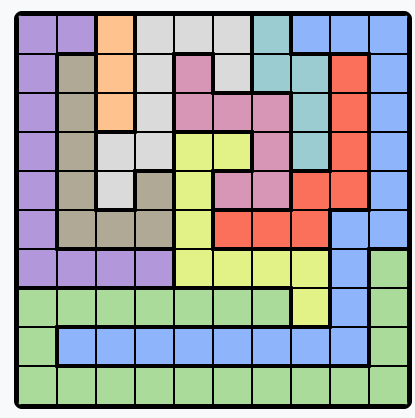
#> input picture queens/queens_2.png, 415 x 418 px
$ python queens_solver.py queens_2.png
#> lines starting #> are read from the running program, lines starting #| are printed output that depends on the picture; after the words box and inside, x2 and y2 are one past the last pixel; in counts of white or black regions, pixels touching at a corner belong together
from typing import List, Tuple

import sys
import cv2
import numpy as np
from collections import defaultdict
from PIL import Image, ImageDraw


def grid_bounding_box(image: np.ndarray) -> Tuple[int, int, int, int]:
    # Convert to grayscale
    gray = cv2.cvtColor(image, cv2.COLOR_BGR2GRAY)

    # Threshold the image to binary (black and white)
    _, thresh = cv2.threshold(gray, 128, 255, cv2.THRESH_BINARY_INV)

    # Find contours in the binary image
    contours, _ = cv2.findContours(thresh, cv2.RETR_EXTERNAL, cv2.CHAIN_APPROX_SIMPLE)

    # Find the largest contour (assume it's the grid)
    largest_contour = max(contours, key=cv2.contourArea)

    # Get the bounding box of the largest contour
    x, y, w, h = cv2.boundingRect(largest_contour)

    return x, y, w, h


def find_boundaries(image: np.ndarray) -> tuple:
    x, y, w, h = grid_bounding_box(image)
    cropped_grid = cv2.cvtColor(image[y:y + h, x:x + w], cv2.COLOR_BGR2GRAY)

    # Threshold the cropped grid area again
    _, grid_thresh = cv2.threshold(cropped_grid, 128, 255, cv2.THRESH_BINARY_INV)

    # Use horizontal and vertical projections to detect grid lines
    horizontal_projection = np.sum(grid_thresh, axis=1)
    vertical_projection = np.sum(grid_thresh, axis=0)

    # Detect peaks (grid lines) in the projections
    # A peak corresponds to a grid line
    horizontal_lines = np.where(horizontal_projection > np.max(horizontal_projection) * 0.5)[0]
    vertical_lines = np.where(vertical_projection > np.max(vertical_projection) * 0.5)[0]

    # Group nearby lines to count them as one
    def group_lines(lines, threshold=5):
        grouped_lines = [lines[0]]
        for i in range(1, len(lines)):
            if lines[i] - grouped_lines[-1] > threshold:
                grouped_lines.append(lines[i])
        return grouped_lines

    horizontal_lines = group_lines(horizontal_lines)
    vertical_lines = group_lines(vertical_lines)

    return horizontal_lines, vertical_lines


def get_cropped_image(image: np.ndarray) -> Image:
    x, y, w, h = grid_bounding_box(image)

    cropped_image = image[y:y + h, x:x + w]
    return Image.fromarray(cropped_image)


def convert_to_num_grid(image: np.ndarray) -> Tuple[List[List[int]], List[List[Tuple[int, int]]]]:
    horizontal_lines, vertical_lines = find_boundaries(image)
    x, y, w, h = grid_bounding_box(image)

    cropped_image = image[y:y + h, x:x + w]
    color_map = defaultdict(list)

    h, v = len(horizontal_lines), len(vertical_lines)
    center_coords = [[(0, 0) for j in range(v - 1)] for i in range(h - 1)]

    for i in range(h - 1):
        for j in range(v - 1):
            x = (horizontal_lines[i] + horizontal_lines[i + 1]) // 2
            y = (vertical_lines[j] + vertical_lines[j + 1]) // 2
            center_coords[i][j] = (x, y)
            color = cropped_image[x, y]
            color_map[tuple(color)].append((i, j))

    num_grid = [[-1 for _ in range(h - 1)] for _ in range(v - 1)]
    for idx, (_, locs) in enumerate(color_map.items()):
        for i, j in locs:
            num_grid[i][j] = idx

    return num_grid, center_coords


def solve(grid: List[List[int]]) -> List[Tuple[int, int]]:
    m, n = len(grid), len(grid[0])
    seed = {}

    used_cols = set(x[0] for x in seed.values())
    used_colors = set(grid[i][j] for i, j in seed.items())

    def backtrack(row=0, used_cols=used_cols, used_regions=used_colors, ret=[]):
        if row == len(grid):
            return ret
        if row in seed:
            col = seed[row]
            new_cols = used_cols | {col}
            new_regions = used_regions | {grid[row][col]}
            new_ret = ret + [(row, col)]
            return backtrack(row + 1, new_cols, new_regions, new_ret)
        for col in range(n):
            diag = abs(ret[-1][1] - col) == 1 if ret else False
            if col not in used_cols and grid[row][col] not in used_regions and not diag:
                new_cols = used_cols | {col}
                new_regions = used_regions | {grid[row][col]}
                new_ret = ret + [(row, col)]
                sol = backtrack(row + 1, new_cols, new_regions, new_ret)
                if sol:
                    return sol

    return backtrack()


def plot(image: Image, solution: List[Tuple[int, int]], r = 10) -> Image:
    final_grid = image.copy()
    draw = ImageDraw.Draw(final_grid)

    for y, x in solution:
        bounding_box = (x - r, y - r, x + r, y + r)
        draw.ellipse(bounding_box, fill="black", outline="black", width=2)

    return final_grid


# Test the function
if __name__ == "__main__":
    image_path = sys.argv[1]
    if not image_path.endswith(".png"):
        raise Exception("Image must be a .png file.")
    image = cv2.imread(image_path)
#> image is the input picture: shape (418, 415, 3); mean B, G, R 158.9, 162.6, 161.9
    if image is None:
        raise ValueError("Could not load the image. Make sure the path is correct.")

    grid, center_coords = convert_to_num_grid(image)
#> in grid_bounding_box, `gray = cv2.cvtColor(image, cv2.COLOR_BGR2GRAY)`:
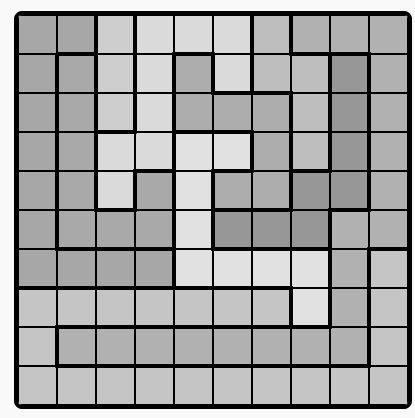
#> gray: shape (418, 415); min 0, max 249, mean 161.9
#> in grid_bounding_box, `_, thresh = cv2.threshold(gray, 128, 255, cv2.THRESH_BINARY_INV)`:
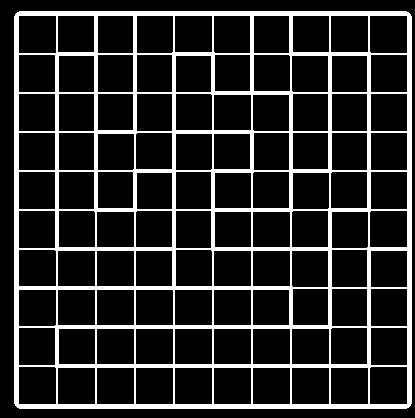
#> thresh: shape (418, 415); 16.2% white; 1 white region
#> in grid_bounding_box, `contours, _ = cv2.findContours(thresh, cv2.RETR_EXTERNAL, cv2.CHAIN_AP..`: contours = 1 contour; box (x1, y1, x2, y2) and area: (14, 11, 412, 409) 157569
#> in grid_bounding_box, `largest_contour = max(contours, key=cv2.contourArea)`: largest_contour = contour of 24 points, box (x1, y1, x2, y2) (14, 11, 412, 409), area 157569
#> in grid_bounding_box, `x, y, w, h = cv2.boundingRect(largest_contour)`: x = 14; y = 11; w = 398
#> in find_boundaries, `x, y, w, h = grid_bounding_box(image)`: x = 14; y = 11; w = 398
#> in find_boundaries, `cropped_grid = cv2.cvtColor(image[y:y + h, x:x + w], cv2.COLOR_BGR2GRAY)`:
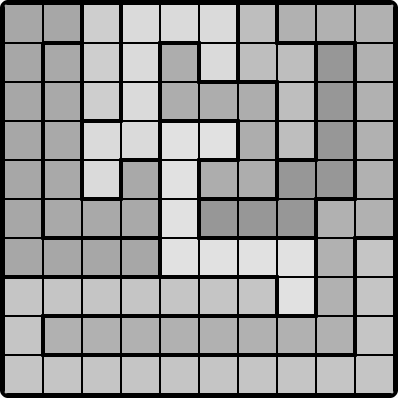
#> cropped_grid: shape (398, 398); min 0, max 249, mean 153.6
#> in find_boundaries, `_, grid_thresh = cv2.threshold(cropped_grid, 128, 255, cv2.THRESH_BINA..`:
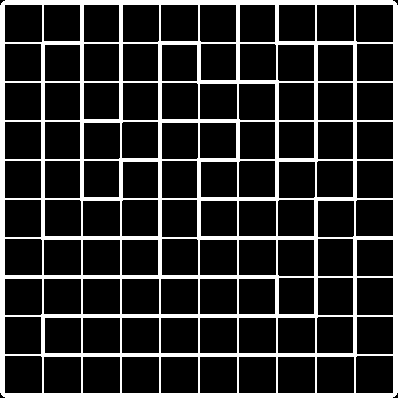
#> grid_thresh: shape (398, 398); 17.7% white; 1 white region, box (x1, y1, x2, y2) and area: (0, 0, 398, 398) 28091
#> in find_boundaries, `horizontal_projection = np.sum(grid_thresh, axis=1)`: horizontal_projection = 398 values, max 101490 at index 42, min 7140 at index 357, mean 17998
#> in find_boundaries, `vertical_projection = np.sum(grid_thresh, axis=0)`: vertical_projection = 398 values, max 101490 at index 42, min 7650 at index 5, mean 17998
#> in find_boundaries, `horizontal_lines = np.where(horizontal_projection > np.max(horizontal_..`: horizontal_lines = 36 values from 0 to 397
#> in find_boundaries, `vertical_lines = np.where(vertical_projection > np.max(vertical_projec..`: vertical_lines = 40 values from 0 to 397
#> in group_lines, `grouped_lines = [lines[0]]`: grouped_lines = [0]
#> the loop in group_lines, `for i in range(1, len(lines)):` made 35 passes
#> after the loop in group_lines, `for i in range(1, len(lines)):`: grouped_lines = [0, 42, 81, 120, 159, 198, 236, 275, 314, 353, 393]
#> in find_boundaries, `horizontal_lines = group_lines(horizontal_lines)`: horizontal_lines has the same summary as grouped_lines in group_lines
#> the loop in group_lines (call 2), `for i in range(1, len(lines)):` made 39 passes
#> in find_boundaries, `vertical_lines = group_lines(vertical_lines)`: vertical_lines = [0, 41, 80, 120, 158, 198, 237, 275, 314, 353, 393]
#> in convert_to_num_grid, `horizontal_lines, vertical_lines = find_boundaries(image)`: horizontal_lines has the same summary as grouped_lines in group_lines
#> in convert_to_num_grid, `x, y, w, h = grid_bounding_box(image)`: x = 14; y = 11; w = 398
#> in convert_to_num_grid, `cropped_image = image[y:y + h, x:x + w]`:
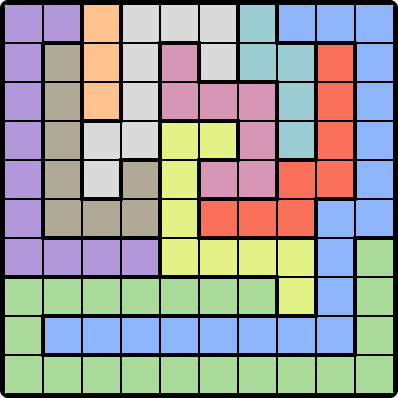
#> cropped_image: shape (398, 398, 3); mean B, G, R 150.2, 154.4, 153.7
#> in convert_to_num_grid, `h, v = len(horizontal_lines), len(vertical_lines)`: h = 11
#> after the loop in convert_to_num_grid, `for i in range(h - 1):`: center_coords = 10 items
#> grid = 10 items, first 6: [0, 0, 1, 2, 2, 2, 3, 4, 4, 4], [0, 5, 1, 2, 6, 2, 3, 3, 7, 4], [0, 5, 1, 2, 6, 6, 6, 3, 7, 4], [0, 5, 2, 2, 8, 8, 6, 3, 7, 4], [0, 5, 2, 5, 8, 6, 6, 7, 7, 4], [0, 5, 5, 5, 8, 7, 7, 7, 4, 4]; center_coords = 10 items
    solution = solve(grid)
#> in solve, `m, n = len(grid), len(grid[0])`: m = 10
#> in solve, `used_colors = set(grid[i][j] for i, j in seed.items())`: used_colors = 0 items
    solution_centers = [center_coords[i][j] for i, j in solution]
    completed_grid = plot(get_cropped_image(image), solution_centers)
#> the loop in plot, `for y, x in solution:` made 10 passes
#> (y, x) on passes 1 to 10: (21, 178), (61, 256), (100, 100), (139, 333), (178, 217), (217, 139), (255, 20), (294, 294), (333, 60), (373, 373)
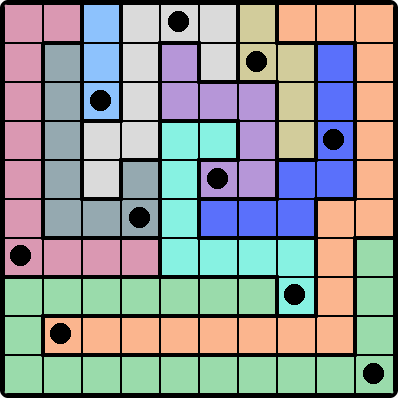
#> completed_grid: PIL image 398x398 RGB; mean R, G, B 146.4, 150.3, 149.3
    completed_grid.save("./solutions/" + image_path[:-4] + "_solved.png")

$ run again, on queens/queens_4.png
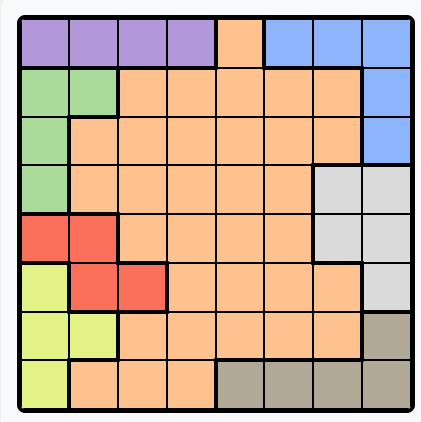
#> input picture queens/queens_4.png, 421 x 422 px
#> image is the input picture: shape (422, 421, 3); mean B, G, R 148.7, 172.6, 198.9
#> in grid_bounding_box, `_, thresh = cv2.threshold(gray, 128, 255, cv2.THRESH_BINARY_INV)`:
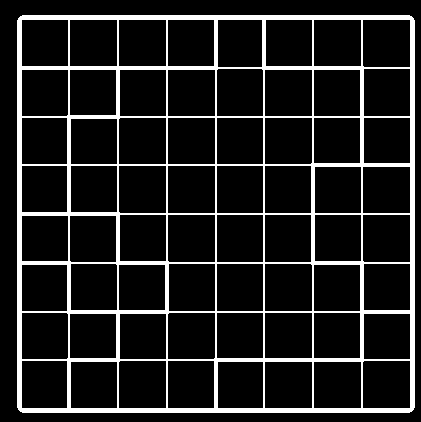
#> thresh: shape (422, 421); 12.4% white; 1 white region
#> contours = 1 contour; box (x1, y1, x2, y2) and area: (17, 15, 415, 413) 157569
#> largest_contour = contour of 24 points, box (x1, y1, x2, y2) (17, 15, 415, 413), area 157569
#> in grid_bounding_box, `x, y, w, h = cv2.boundingRect(largest_contour)`: x = 17; y = 15; w = 398
#> in find_boundaries, `x, y, w, h = grid_bounding_box(image)`: x = 17; y = 15; w = 398
#> grid_thresh: shape (398, 398); 13.9% white; 1 white region, box (x1, y1, x2, y2) and area: (0, 0, 398, 398) 22026
#> horizontal_projection = 398 values, max 101490 at index 52, min 7140 at index 5, mean 14112.1
#> vertical_projection = 398 values, max 101490 at index 51, min 6630 at index 152, mean 14112.1
#> in find_boundaries, `horizontal_lines = np.where(horizontal_projection > np.max(horizontal_..`: horizontal_lines = 28 values from 0 to 397
#> in group_lines, `grouped_lines = [lines[0]]`: grouped_lines = [0]
#> the loop in group_lines, `for i in range(1, len(lines)):` made 27 passes
#> after the loop in group_lines, `for i in range(1, len(lines)):`: grouped_lines = [0, 51, 101, 149, 198, 247, 296, 343, 393]
#> the loop in group_lines (call 2), `for i in range(1, len(lines)):` made 27 passes
#> in find_boundaries, `vertical_lines = group_lines(vertical_lines)`: vertical_lines = [0, 50, 100, 149, 198, 246, 295, 343, 393]
#> in convert_to_num_grid, `horizontal_lines, vertical_lines = find_boundaries(image)`: horizontal_lines = [0, 51, 101, 149, 198, 247, 296, 343, 393]; vertical_lines = [0, 50, 100, 149, 198, 246, 295, 343, 393]
#> in convert_to_num_grid, `x, y, w, h = grid_bounding_box(image)`: x = 17; y = 15; w = 398
#> in convert_to_num_grid, `h, v = len(horizontal_lines), len(vertical_lines)`: h = 9
#> after the loop in convert_to_num_grid, `for i in range(h - 1):`: center_coords = 8 items
#> `grid, center_coords = convert_to_num_grid(image)`: grid = [[0, 0, 0, 0, 1, 2, 2, 2], [3, 3, 1, 1, 1, 1, 1, 2], [3, 1, 1, 1, 1, 1, 1, 2], [3, 1, 1, 1, 1, 1, 4, 4], [5, 5, 1, 1, 1, 1, 4, 4], [6, 5, 5, 1, 1, 1, 1, 4], [6, 6, 1, 1, 1, 1, 1, 7], [6, 1, 1, 1, 7, 7, 7, 7]]; center_coords = 8 items
#> m = 8
#> used_colors = 0 items
#> the loop in plot, `for y, x in solution:` made 8 passes
#> (y, x) on passes 1 to 8: (25, 173), (76, 75), (125, 368), (173, 222), (222, 319), (271, 124), (319, 25), (368, 270)
#> `completed_grid = plot(get_cropped_image(image), solution_centers)`:
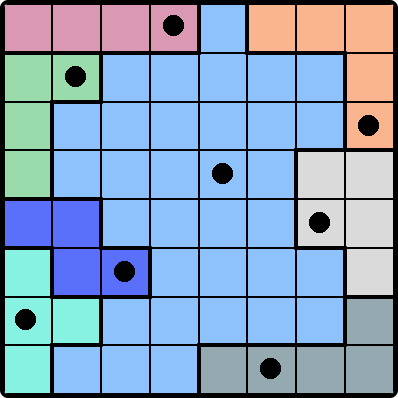
#> completed_grid: PIL image 398x398 RGB; mean R, G, B 133.5, 160.1, 189.3
